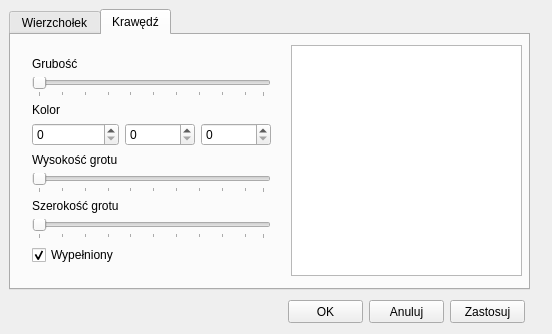
<?xml version="1.0" encoding="UTF-8"?>
<ui version="4.0">
 <class>GraphShapeDialog</class>
 <widget class="QWidget" name="GraphShapeDialog">
  <property name="geometry">
   <rect>
    <x>0</x>
    <y>0</y>
    <width>552</width>
    <height>334</height>
   </rect>
  </property>
  <property name="windowTitle">
   <string>GraphShapeDialog</string>
  </property>
  <widget class="QTabWidget" name="tabWidget">
   <property name="geometry">
    <rect>
     <x>9</x>
     <y>9</y>
     <width>521</width>
     <height>281</height>
    </rect>
   </property>
   <property name="minimumSize">
    <size>
     <width>0</width>
     <height>0</height>
    </size>
   </property>
   <property name="maximumSize">
    <size>
     <width>16777215</width>
     <height>16777215</height>
    </size>
   </property>
   <property name="currentIndex">
    <number>1</number>
   </property>
   <widget class="QWidget" name="verticeTab">
    <attribute name="title">
     <string>Wierzchołek</string>
    </attribute>
    <widget class="QGraphicsView" name="vertexPreview">
     <property name="geometry">
      <rect>
       <x>280</x>
       <y>10</y>
       <width>231</width>
       <height>231</height>
      </rect>
     </property>
     <property name="verticalScrollBarPolicy">
      <enum>Qt::ScrollBarAlwaysOff</enum>
     </property>
     <property name="horizontalScrollBarPolicy">
      <enum>Qt::ScrollBarAlwaysOff</enum>
     </property>
    </widget>
    <widget class="QWidget" name="gridLayoutWidget_3">
     <property name="geometry">
      <rect>
       <x>10</x>
       <y>10</y>
       <width>261</width>
       <height>231</height>
      </rect>
     </property>
     <layout class="QGridLayout" name="gridLayout_3">
      <item row="5" column="2">
       <widget class="QSpinBox" name="vertexColorBlueBox">
        <property name="maximum">
         <number>255</number>
        </property>
       </widget>
      </item>
      <item row="5" column="1">
       <widget class="QSpinBox" name="vertexColorGreenBox">
        <property name="maximum">
         <number>255</number>
        </property>
       </widget>
      </item>
      <item row="5" column="0">
       <widget class="QSpinBox" name="vertexColorRedBox">
        <property name="maximum">
         <number>255</number>
        </property>
       </widget>
      </item>
      <item row="7" column="0">
       <widget class="QSpinBox" name="strokeColorRedBox">
        <property name="maximum">
         <number>255</number>
        </property>
       </widget>
      </item>
      <item row="7" column="1">
       <widget class="QSpinBox" name="strokeColorGreenBox">
        <property name="maximum">
         <number>255</number>
        </property>
       </widget>
      </item>
      <item row="7" column="2">
       <widget class="QSpinBox" name="strokeColorBlueBox">
        <property name="maximum">
         <number>255</number>
        </property>
       </widget>
      </item>
      <item row="1" column="0" colspan="3">
       <widget class="QSlider" name="vertexSizeSlider">
        <property name="minimum">
         <number>10</number>
        </property>
        <property name="maximum">
         <number>100</number>
        </property>
        <property name="singleStep">
         <number>10</number>
        </property>
        <property name="orientation">
         <enum>Qt::Horizontal</enum>
        </property>
        <property name="tickPosition">
         <enum>QSlider::TicksBelow</enum>
        </property>
        <property name="tickInterval">
         <number>5</number>
        </property>
       </widget>
      </item>
      <item row="0" column="0" colspan="3">
       <widget class="QLabel" name="vertexSizeLabel">
        <property name="font">
         <font>
          <pointsize>9</pointsize>
         </font>
        </property>
        <property name="text">
         <string>Wielkość</string>
        </property>
       </widget>
      </item>
      <item row="2" column="0" colspan="3">
       <widget class="QLabel" name="strokeSizeLabel">
        <property name="font">
         <font>
          <pointsize>9</pointsize>
          <weight>50</weight>
          <bold>false</bold>
         </font>
        </property>
        <property name="text">
         <string>Obrys</string>
        </property>
       </widget>
      </item>
      <item row="3" column="0" colspan="3">
       <widget class="QSlider" name="strokeSizeSlider">
        <property name="minimum">
         <number>1</number>
        </property>
        <property name="maximum">
         <number>30</number>
        </property>
        <property name="orientation">
         <enum>Qt::Horizontal</enum>
        </property>
        <property name="tickPosition">
         <enum>QSlider::TicksBelow</enum>
        </property>
        <property name="tickInterval">
         <number>1</number>
        </property>
       </widget>
      </item>
      <item row="6" column="0" colspan="3">
       <widget class="QLabel" name="strokeColorLabel">
        <property name="font">
         <font>
          <pointsize>9</pointsize>
         </font>
        </property>
        <property name="text">
         <string>Kolor obrysu</string>
        </property>
       </widget>
      </item>
      <item row="4" column="0" colspan="3">
       <widget class="QLabel" name="vertexColorLabel">
        <property name="font">
         <font>
          <pointsize>9</pointsize>
         </font>
        </property>
        <property name="text">
         <string>Kolor wnętrza</string>
        </property>
       </widget>
      </item>
     </layout>
    </widget>
   </widget>
   <widget class="QWidget" name="edgeTab">
    <attribute name="title">
     <string>Krawędź</string>
    </attribute>
    <widget class="QGraphicsView" name="edgePreview">
     <property name="geometry">
      <rect>
       <x>280</x>
       <y>10</y>
       <width>231</width>
       <height>231</height>
      </rect>
     </property>
     <property name="verticalScrollBarPolicy">
      <enum>Qt::ScrollBarAlwaysOff</enum>
     </property>
     <property name="horizontalScrollBarPolicy">
      <enum>Qt::ScrollBarAlwaysOff</enum>
     </property>
    </widget>
    <widget class="QWidget" name="gridLayoutWidget_4">
     <property name="geometry">
      <rect>
       <x>10</x>
       <y>10</y>
       <width>261</width>
       <height>231</height>
      </rect>
     </property>
     <layout class="QGridLayout" name="gridLayout_4">
      <item row="3" column="2">
       <widget class="QSpinBox" name="edgeColorBlueBox">
        <property name="maximum">
         <number>255</number>
        </property>
       </widget>
      </item>
      <item row="3" column="1">
       <widget class="QSpinBox" name="edgeColorGreenBox">
        <property name="maximum">
         <number>255</number>
        </property>
       </widget>
      </item>
      <item row="3" column="0">
       <widget class="QSpinBox" name="edgeColorRedBox">
        <property name="maximum">
         <number>255</number>
        </property>
       </widget>
      </item>
      <item row="0" column="0" colspan="3">
       <widget class="QLabel" name="edgeSizeLabel">
        <property name="font">
         <font>
          <pointsize>9</pointsize>
         </font>
        </property>
        <property name="text">
         <string>Grubość</string>
        </property>
       </widget>
      </item>
      <item row="2" column="0" colspan="3">
       <widget class="QLabel" name="edgeColorLabel">
        <property name="font">
         <font>
          <pointsize>9</pointsize>
         </font>
        </property>
        <property name="text">
         <string>Kolor</string>
        </property>
       </widget>
      </item>
      <item row="1" column="0" colspan="3">
       <widget class="QSlider" name="edgeSizeSlider">
        <property name="minimum">
         <number>1</number>
        </property>
        <property name="maximum">
         <number>50</number>
        </property>
        <property name="singleStep">
         <number>1</number>
        </property>
        <property name="pageStep">
         <number>10</number>
        </property>
        <property name="value">
         <number>1</number>
        </property>
        <property name="orientation">
         <enum>Qt::Horizontal</enum>
        </property>
        <property name="tickPosition">
         <enum>QSlider::TicksBelow</enum>
        </property>
        <property name="tickInterval">
         <number>5</number>
        </property>
       </widget>
      </item>
      <item row="4" column="0" colspan="3">
       <widget class="QLabel" name="headWidthLabel">
        <property name="text">
         <string>Wysokość grotu</string>
        </property>
       </widget>
      </item>
      <item row="5" column="0" colspan="3">
       <widget class="QSlider" name="headWidthSlider">
        <property name="minimum">
         <number>1</number>
        </property>
        <property name="maximum">
         <number>50</number>
        </property>
        <property name="singleStep">
         <number>1</number>
        </property>
        <property name="pageStep">
         <number>10</number>
        </property>
        <property name="value">
         <number>1</number>
        </property>
        <property name="orientation">
         <enum>Qt::Horizontal</enum>
        </property>
        <property name="tickPosition">
         <enum>QSlider::TicksBelow</enum>
        </property>
        <property name="tickInterval">
         <number>5</number>
        </property>
       </widget>
      </item>
      <item row="7" column="0" colspan="3">
       <widget class="QSlider" name="headHeightSlider">
        <property name="minimum">
         <number>1</number>
        </property>
        <property name="maximum">
         <number>50</number>
        </property>
        <property name="singleStep">
         <number>1</number>
        </property>
        <property name="pageStep">
         <number>10</number>
        </property>
        <property name="value">
         <number>1</number>
        </property>
        <property name="orientation">
         <enum>Qt::Horizontal</enum>
        </property>
        <property name="tickPosition">
         <enum>QSlider::TicksBelow</enum>
        </property>
        <property name="tickInterval">
         <number>5</number>
        </property>
       </widget>
      </item>
      <item row="6" column="0" colspan="3">
       <widget class="QLabel" name="headHeightLabel">
        <property name="text">
         <string>Szerokość grotu</string>
        </property>
       </widget>
      </item>
      <item row="8" column="0">
       <widget class="QCheckBox" name="filledHeadCheckbox">
        <property name="text">
         <string>Wypełniony</string>
        </property>
        <property name="checked">
         <bool>true</bool>
        </property>
       </widget>
      </item>
     </layout>
    </widget>
   </widget>
  </widget>
  <widget class="QPushButton" name="okButton">
   <property name="geometry">
    <rect>
     <x>288</x>
     <y>300</y>
     <width>75</width>
     <height>23</height>
    </rect>
   </property>
   <property name="text">
    <string>OK</string>
   </property>
  </widget>
  <widget class="QPushButton" name="cancelButton">
   <property name="geometry">
    <rect>
     <x>369</x>
     <y>300</y>
     <width>75</width>
     <height>23</height>
    </rect>
   </property>
   <property name="text">
    <string>Anuluj</string>
   </property>
  </widget>
  <widget class="QPushButton" name="applyButton">
   <property name="geometry">
    <rect>
     <x>450</x>
     <y>300</y>
     <width>75</width>
     <height>23</height>
    </rect>
   </property>
   <property name="text">
    <string>Zastosuj</string>
   </property>
  </widget>
 </widget>
 <layoutdefault spacing="6" margin="11"/>
 <resources/>
 <connections/>
</ui>
